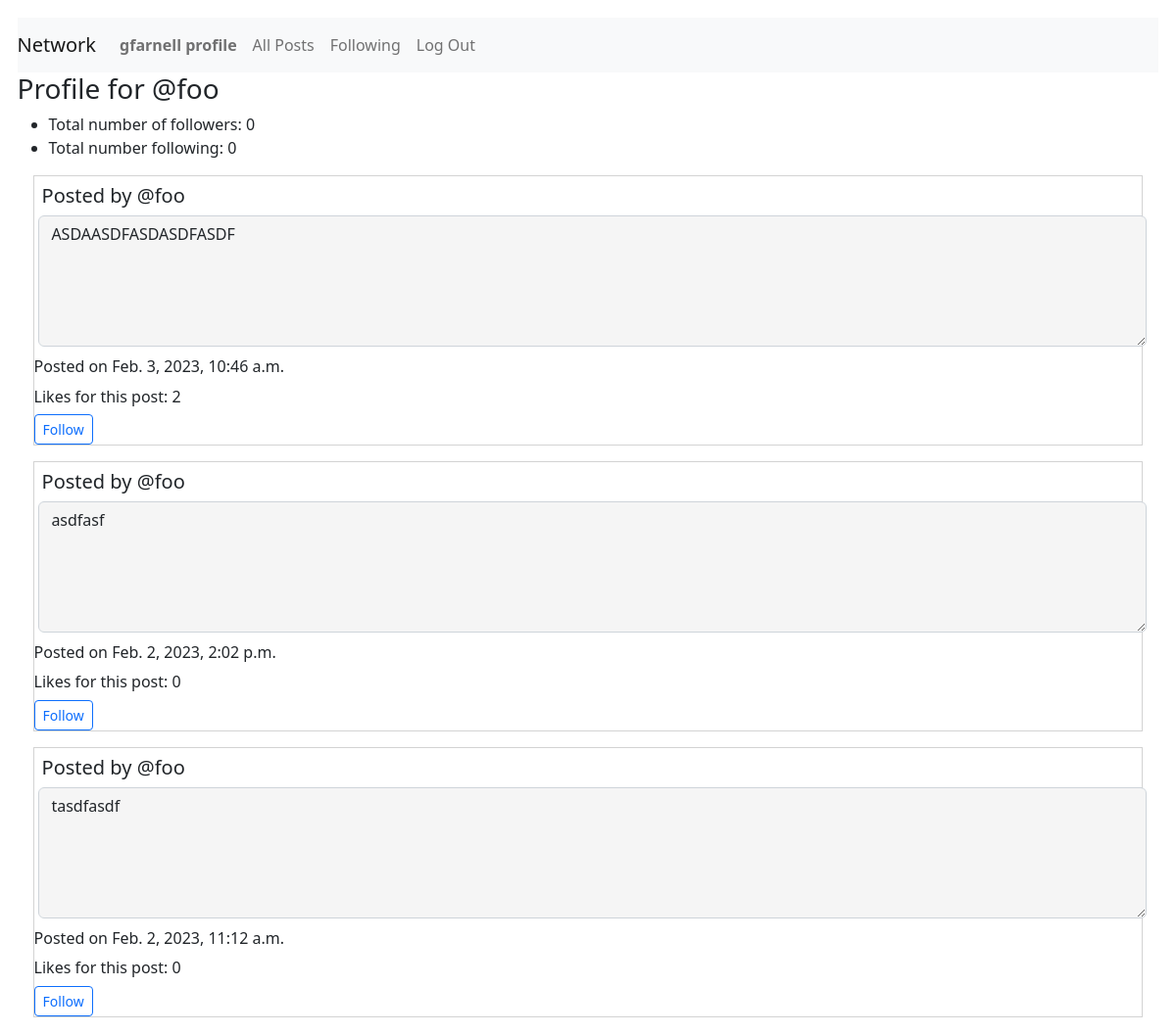
The app's page /profile/@foo (signed in), older data.
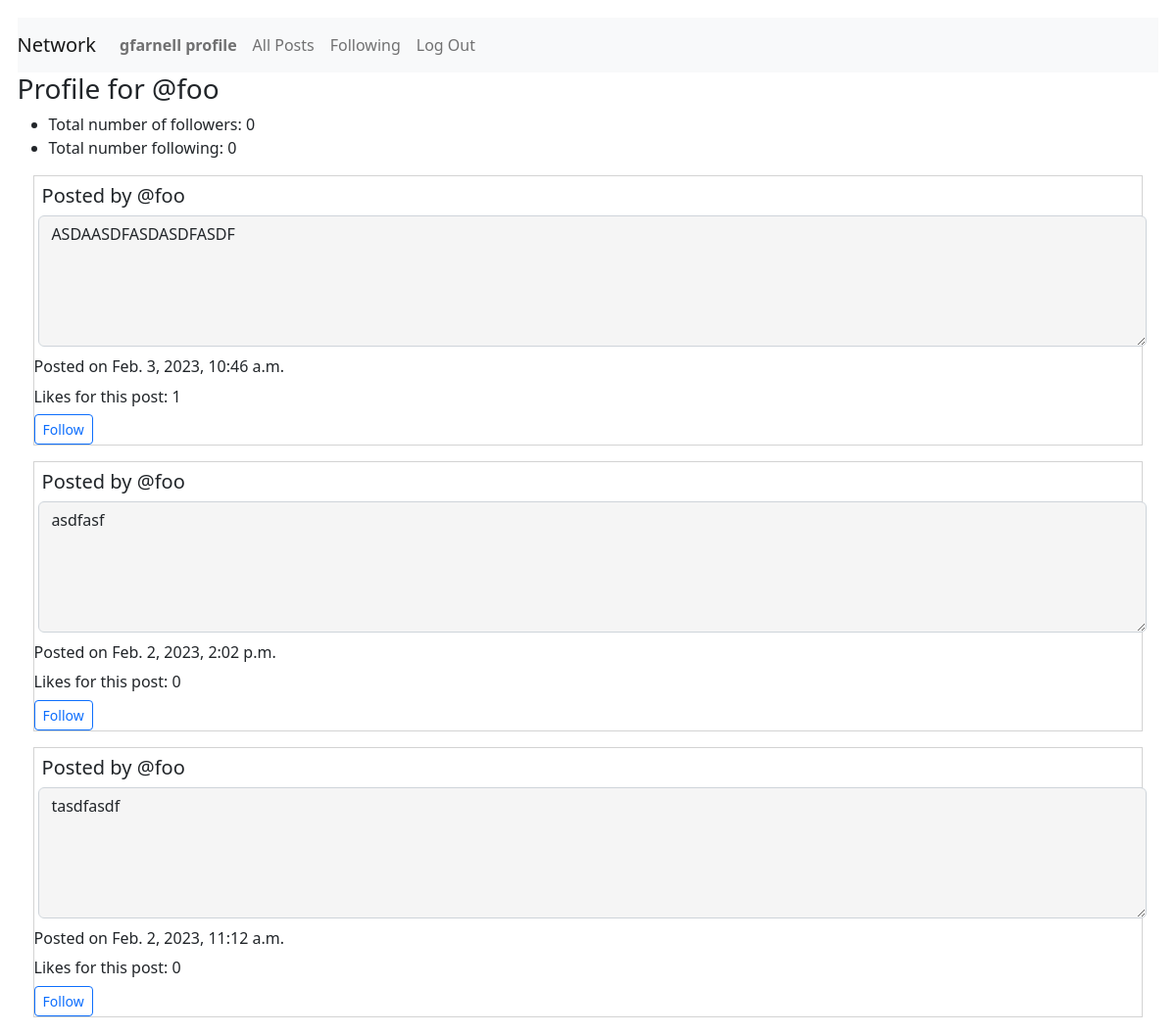
The same page, newer data.
### network/models.py (models this page shows, shortened)
class User(AbstractUser):
    pass
    def __str__(self) -> str:
        return f"User Name: {self.username} - User ID: {self.id}"

class Posts(models.Model):
    creator = models.ForeignKey(
        User, on_delete=models.PROTECT, related_name="get_creator", blank=False)
    content = models.TextField(max_length=600)
    createdDate = models.DateTimeField(auto_now_add=True)
    likedUser = models.ManyToManyField(
        User, related_name="get_liked_users", blank=True)
    numberLikes = models.PositiveIntegerField(blank=True, default=0)

### network/views.py (the view)
# urls.py: path("profile/<str:username>", views.getProfile, name="getProfile"),
@login_required
def getProfile(request, username):
    print("In getProfile")
    user_id = request.user.id
    user_name = request.user.username
    print(username)
    user = User.objects.get(username=username)
    print(user.id)
    profileUser = user.id
    try:
        isFollowing = getFollowingFlag(request, username)
    except:
        print("This user is following no one!")
        isFollowing = False
    try:
        posts = Posts.objects.filter(creator=profileUser)
        postsUser = posts.order_by('-createdDate')
        noListings = False
    except Posts.DoesNotExist:
        print("blah")
        noListings = True
    try:
        follow = Follow.objects.get(followUser=profileUser)
        followObject = True
    except:
        Follow.DoesNotExist
        followObject = False
    if followObject != False:
        countFollowers = follow.followers.all().count()
    else:
        countFollowers = 0
    if followObject == True:
        followers = follow.followers.all()
    if followObject == True:
        countFollowing = follow.following.all().count()
    else:
        countFollowing = 0
    if followObject == True:
        following = follow.following.all()
    if followObject == False:
        return render(request, "network/profile.html", {"noListings": noListings, "postings": postsUser, "countFollowers": countFollowers, "countFollowing": countFollowing, "isFollowing": isFollowing})
    else:
        return render(request, "network/profile.html", {"noListings": noListings, "postings": postsUser, "countFollowers": countFollowers, "countFollowing": countFollowing, "username": username, "isFollowing": isFollowing})

### network/templates/network/profile.html (shortened to what this page needs)
{% extends "network/layout.html" %}
{% load static %}
{% block body %}
<div id="post-view">
    <h3>Profile for {{username}}</h3>
    <ul>
        <li>Total number of followers: {{countFollowers}}</li>
        <li>Total number following: {{countFollowing}}</li>
    </ul>
    <div>
        {% for post in postings %}
        <div class="post{{forloop.counter0}}">
            <h5 class="creator">Posted by {{post.creator.username}}</a></h5><textarea
                class="form-control content{{forloop.counter0}}" id="readonlyContent{{forloop.counter0}}" rows="5"
                readonly="true">{{post.content}}</textarea>
            <p class="timestamp{{forloop.counter0}}">Posted on {{post.createdDate}}</p>
            <p class="numberLikes{{forloop.counter0}}">Likes for this post: {{post.numberLikes}}</p>
            {% if isFollowing %}
            <a class="btn btn-sm btn-outline-primary" href="{% url 'follow' post.creator.username %}">Unfollow</a>
            {% elif isFollowing == None %}
            {% else %}
            <a class="btn btn-sm btn-outline-primary" href="{% url 'follow' post.creator.username %}">Follow</a>
            {% endif %}
        </div>
        {% empty %}
        <h5>This user does not have any posts.</h5>
        {% endfor %}
        {% endblock %}

### network/templates/network/layout.html (shortened to what this page needs)
{% load static %}
<!DOCTYPE html>
<html lang="en">
<head>
    <link href="https://cdn.jsdelivr.net/npm/bootstrap@5.2.3/dist/css/bootstrap.min.css" rel="stylesheet">
    <link rel="stylesheet" href="https://cdnjs.cloudflare.com/ajax/libs/font-awesome/4.7.0/css/font-awesome.min.css">
    <link href="{% static 'network/styles.css' %}" rel="stylesheet">
</head>
<body>
    <nav class="navbar navbar-expand-lg navbar-light bg-light">
        <a class="navbar-brand" href="{% url 'index' %}">Network</a>
        <div>
            <ul class="navbar-nav mr-auto">
                {% if user.is_authenticated %}
                <li class="nav-item">
                    <a class="nav-link" id="djangoProfile" href="{% url 'getProfile' user.username %}"><strong>{{ user.username }} profile</strong></a>
                </li>
                <li class="nav-item">
                    <a class="nav-link" id="djangoAllPosts" href="{% url 'djangoAllPosts' %}">All Posts</a>
                </li>
                {% endif %}
                {% if user.is_authenticated %}
                <li class="nav-item">
                    <a class="nav-link" id="djangoFollowing" href="{% url 'getFollowing' %}">Following</a>
                </li>
                <li class="nav-item">
                    <a class="nav-link" href="{% url 'logout' %}">Log Out</a>
                </li>
                {% endif %}
            </ul>
        </div>
    </nav>
    <div class="body">
        {% block body %}
        {% endblock %}
    </div>
</body>
</html>

### network/static/network/styles.css (style rules this page uses)
body { margin: 1.1em; }
a { text-decoration: none; }
.form-control { margin: 0.3em; }
p { margin-bottom: 0.4rem; }
.creator { margin: 0.4em; }
[class*="post"] { margin: 1.0em; border-style: solid; border-width: thin; border-color: lightgray; }
[id*="readonlyContent"] { margin-bottom: 0.5em; background-color: whitesmoke }

Row changes from the older to the newer data that the page shows:
changed Posts "Feb. 3, 2023, 10:46 a.m.": numberLikes "2" → "1"
